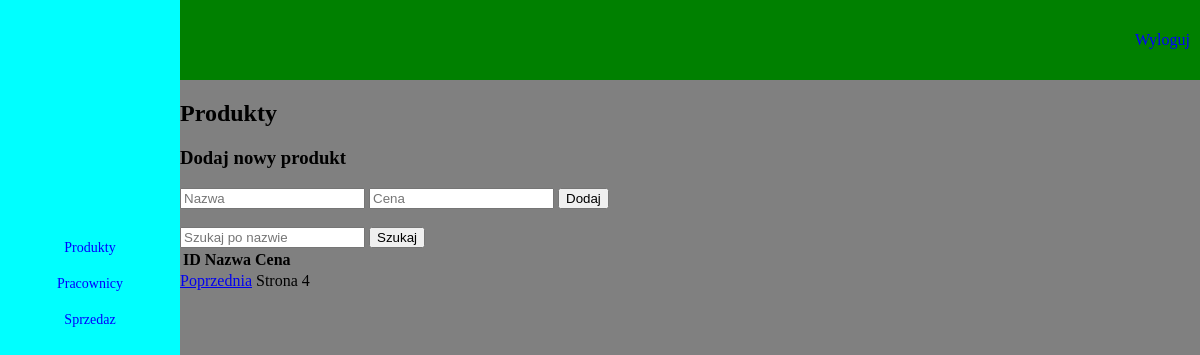
Before: /dashboard/produkty?page=4&search= (signed in) with the older database file.
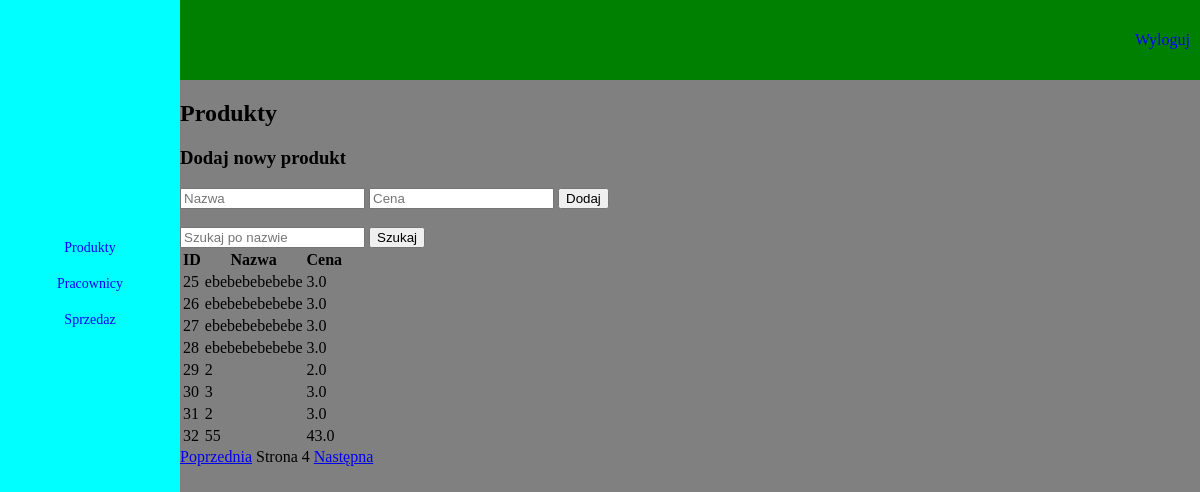
After: the same page with the newer database file.
### tables this page shows
CREATE TABLE produkty (
    id INTEGER PRIMARY KEY AUTOINCREMENT,
    nazwa TEXT NOT NULL,
    cena REAL NOT NULL);

### niezabezpieczona_aplikacja/views/produkty.py (the view)
@produkty_bp.route('/produkty', methods=['GET', 'POST'])
def produkty():
    if 'user_id' not in session:
        return redirect(url_for('login.login'))
    search_query = request.args.get('search', '')
    page = int(request.args.get('page', 1))
    produkty = get_produkty(search_query, per_page=8, page=page)
    if request.method == 'POST':
        nazwa = request.form['nazwa']
        cena = float(request.form['cena'])
        add_produkt(nazwa, cena)
        return redirect(url_for('produkty.produkty', page=page, search=search_query))
    return render_template(
        'produkty.html',
        produkty=produkty,
        search_query=search_query,
        page=page,
        per_page=8
    )

### niezabezpieczona_aplikacja/views/produkty.py (called while the page is built)
def get_db_connection():
    conn = sqlite3.connect(db_path)
    conn.row_factory = sqlite3.Row
    return conn

def get_produkty(search_query=None, per_page=8, page=1):
    offset = (page - 1) * per_page
    conn = get_db_connection()
    cursor = conn.cursor()
    query = "SELECT * FROM produkty"
    if search_query:
        query += f" WHERE nazwa LIKE '%{search_query}%'"
    query += f" LIMIT {per_page} OFFSET {offset}"
    cursor.execute(query)
    results = cursor.fetchall()
    conn.close()
    return results

### niezabezpieczona_aplikacja/templates/produkty.html (shortened to what this page needs)
<!DOCTYPE html>
<html lang="pl">
  <head>
    <link rel="stylesheet" type="text/css" href="{{ url_for('static', filename='css/dashboard_main.css') }}" />
  </head>
  <body>
    <div id="top_menu">
      <a href="{{ url_for('logout.logout') }}">Wyloguj</a>
    </div>
    <div id="content">
<h2>Produkty</h2>
<form method="POST">
    <h3>Dodaj nowy produkt</h3>
    <input type="text" name="nazwa" placeholder="Nazwa" required />
    <input type="number" step="0.01" name="cena" placeholder="Cena" required />
    <button type="submit">Dodaj</button>
</form>
<br>
<form method="GET" action="{{ url_for('produkty.produkty') }}">
    <input type="text" name="search" placeholder="Szukaj po nazwie" value="{{ search_query }}" />
    <button type="submit">Szukaj</button>
</form>
<table>
    <thead>
        <tr>
            <th>ID</th>
            <th>Nazwa</th>
            <th>Cena</th>
        </tr>
    </thead>
    <tbody>
        {% for produkt in produkty %}
        <tr>
            <td>{{ produkt[0] }}</td>
            <td>{{ produkt[1] }}</td>
            <td>{{ produkt[2] }}</td>
        </tr>
        {% endfor %}
    </tbody>
</table>
      <div id="pagination">
        {% if page > 1 %}
          <a href="{{ url_for('produkty.produkty', page=page-1, search=search_query) }}">Poprzednia</a>
        {% endif %}
        <span>Strona {{ page }}</span>
        {% if produkty|length == per_page %}
          <a href="{{ url_for('produkty.produkty', page=page+1, search=search_query) }}">Następna</a>
        {% endif %}
      </div>
    </div>
    <div id="left_menu">
<a href="{{ url_for('produkty.produkty') }}">Produkty</a>
<a href="{{ url_for('pracownicy.pracownicy') }}">Pracownicy</a>
<a href="{{ url_for('sprzedaz.sprzedaz') }}">Sprzedaz</a>
    </div>
  </body>
</html>

Changed rows visible on the page:
added produkty: id "25", nazwa "ebebebebebebe", cena "3.0"
added produkty: id "26", nazwa "ebebebebebebe", cena "3.0"
added produkty: id "27", nazwa "ebebebebebebe", cena "3.0"
added produkty: id "28", nazwa "ebebebebebebe", cena "3.0"
added produkty: id "29", nazwa "2", cena "2.0"
added produkty: id "30", nazwa "3", cena "3.0"
added produkty: id "31", nazwa "2", cena "3.0"
added produkty: id "32", nazwa "55", cena "43.0"
Other visible differences:
text now shown: "Następna"
